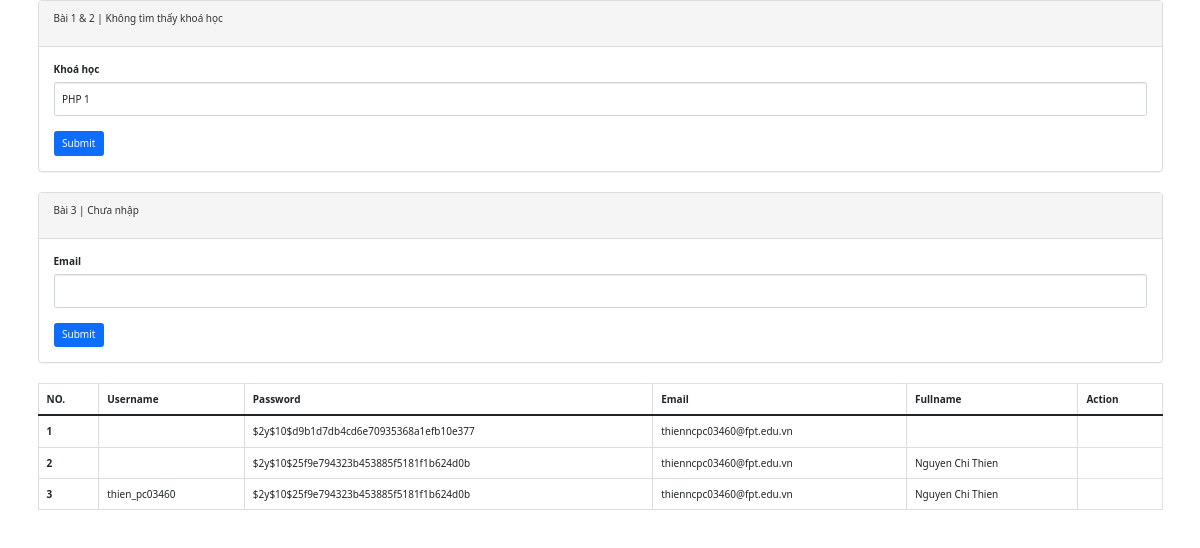
The page / on the database its author committed.
### tables this page shows
CREATE TABLE `pc03460_users` (
  `id` int NOT NULL,
  `first_name` varchar(255) DEFAULT NULL,
  `last_name` varchar(255) DEFAULT NULL,
  `full_name` varchar(255) NOT NULL,
  `user_name` varchar(255) NOT NULL,
  `status` int DEFAULT NULL,
  `created_at` timestamp NOT NULL DEFAULT CURRENT_TIMESTAMP,
  `password` varchar(255) DEFAULT NULL,
  `email` varchar(255) DEFAULT NULL
);

### controllers/clients/course-controller.php (called while the page is built)
<?php
include("models/course.php");
$list_of_courses = get_courses();
$semester = !empty($_GET['semester']) ? $_GET['semester'] : "";
$course_name = find_by_semester($semester);

### models/course.php (called while the page is built)
<?php
$courses = [
    "c0" => "PHP 1",
    "c1" => "PHP 2",
    "c2" => "PHP 3"
];
function get_courses() : array{
    global $courses;
    return array_values($courses);
}
function find_by_semester($semester){
    global $courses;
    return array_key_exists($semester, $courses) ? $courses[$semester] : "Không tìm thấy khoá học";
}

### controllers/clients/user-controller.php (called while the page is built)
<?php
include("models/user.php");
if (isset($_POST['email'])) {
  $email = $_POST['email'];
  $user = getUserByEmail($email);
  if ($user === null) {
    $msg = "Không tồn tại user có email là $email";
  } else {
    $msg = $user['first_name'] . " " . $user['last_name'];
  }
} else {
  $msg = 'Chưa nhập';
}

### views/Tables.php (the view, shortened to what this page needs)
<?php
function getDataUser()
{
    $host = 'localhost';
    $dbname = 'pc03460';
    $username = 'root';
    $password = 'mysql';
    try {
        $pdo = new PDO("mysql:host=$host;dbname=$dbname", $username, $password);
        $pdo->setAttribute(PDO::ATTR_ERRMODE, PDO::ERRMODE_EXCEPTION);
    } catch (PDOException $e) {
        die("Kết nối đến cơ sở dữ liệu thất bại: " . $e->getMessage());
    }
    try {
        $query = "SELECT * FROM pc03460_users";
        $statement = $pdo->query($query);
        $result = $statement->fetchAll(PDO::FETCH_ASSOC);
        return  $result;
    } catch (PDOException $e) {
        die("Lỗi truy vấn: " . $e->getMessage());
    }
}
?>
<!doctype html>
<html lang="en">
<head>
    <link href="https://cdn.jsdelivr.net/npm/bootstrap@5.0.2/dist/css/bootstrap.min.css" rel="stylesheet">
</head>
<body>
    <div class="row justify-content-center">
        <div>
            <table class="table table-bordered">
                <thead>
                    <tr >
                        <th scope="col">NO.</th>
                        <th scope="col">Username</th>
                        <th scope="col">Password</th>
                        <th scope="col">Email</th>
                        <th scope="col">Fullname</th>
                        <th scope="col">Action</th>
                    </tr>
                </thead>
                <tbody>
                    <?php
                        $stt = 0;
                        foreach (getDataUser() as $user){
                            $stt++;
                            extract($user);
                        ?>
                    <tr>
                        <th scope="row"><?= $stt; ?></th>
                        <td><?= $user_name; ?></td>
                        <td><?= password_hash($password, PASSWORD_DEFAULT) ?></td>
                        <td><?= $email; ?></td>
                        <td><?=($full_name); ?></td>
                    </tr>
                    <?php } ?>
                </tbody>
            </table>
        </div>
    </div>
</body>
</html>

### index.php (shortened to what this page needs)
<?php
include("controllers/clients/course-controller.php");
include("controllers/clients/user-controller.php");
?>
<!DOCTYPE html>
<html lang="en">
<head>
  <link rel="stylesheet" media="screen" href="//netdna.bootstrapcdn.com/bootstrap/3.3.4/css/bootstrap.min.css">
</head>
<body>
  <div class="container">
    <?php include("views/course.php"); ?>
    <?php include("views/user.php"); ?>
    <?php include("views/Tables.php"); ?>
  </div>
</body>
</html>

### views/course.php
<div class="panel panel-default">
  <div class="panel-heading">
    <p>Bài 1 & 2 <?= '| '. $course_name ?? '' ?></p>
  </div>
  <div class="panel-body">
    <form action="" method="GET" role="form">
      <div class="form-group">
        <label for="">Khoá học</label>
        <select name="semester" id="" class="form-control">
          <?php foreach ($list_of_courses as $key => $course) : ?>
          <option value="<?= 'c'.$key ?>"><?= $course ?></option>
          <?php endforeach; ?>
        </select>
      </div>
      <button type="submit" class="btn btn-primary">Submit</button>
    </form>
  </div>
</div>

### views/user.php
<div class="panel panel-default">
  <div class="panel-heading">
    <p>Bài 3 | <?=$msg?>
    </p>
  </div>
  <div class="panel-body">
    <form action="" method="post" role="form">
      <div class="form-group">
        <label for="">Email</label>
        <input type="email" name="email" class="form-control">
      </div>
      <button type="submit" class="btn btn-primary">Submit</button>
    </form>
  </div>
</div>

### rows shown on the page
pc03460_users: password "$2y$10$d9b1d7db4cd6e70935368a1efb10e377", email "thienncpc03460@fpt.edu.vn"
pc03460_users: password "$2y$10$25f9e794323b453885f5181f1b624d0b", email "thienncpc03460@fpt.edu.vn", full_name "Nguyen Chi Thien"
pc03460_users: user_name "thien_pc03460", password "$2y$10$25f9e794323b453885f5181f1b624d0b", email "thienncpc03460@fpt.edu.vn", full_name "Nguyen Chi Thien"

### other values the page prints
$msg "Chưa nhập"
form field semester "PHP 1"
